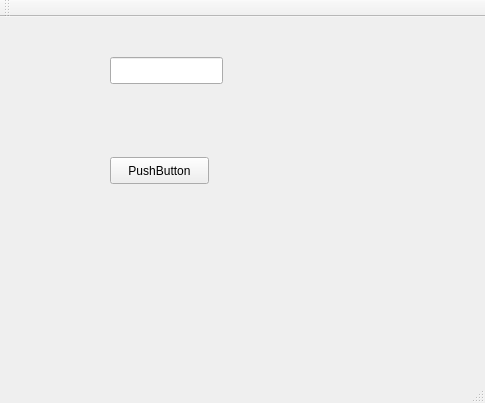
<?xml version="1.0" encoding="UTF-8"?>
<ui version="4.0">
 <class>MainWindow</class>
 <widget class="QMainWindow" name="MainWindow">
  <property name="geometry">
   <rect>
    <x>0</x>
    <y>0</y>
    <width>485</width>
    <height>403</height>
   </rect>
  </property>
  <property name="windowTitle">
   <string>MainWindow</string>
  </property>
  <widget class="QWidget" name="centralWidget">
   <widget class="QLineEdit" name="lineEdit">
    <property name="geometry">
     <rect>
      <x>110</x>
      <y>40</y>
      <width>113</width>
      <height>27</height>
     </rect>
    </property>
   </widget>
   <widget class="QPushButton" name="pushButton">
    <property name="geometry">
     <rect>
      <x>110</x>
      <y>140</y>
      <width>99</width>
      <height>27</height>
     </rect>
    </property>
    <property name="text">
     <string>PushButton</string>
    </property>
   </widget>
  </widget>
  <widget class="QMenuBar" name="menuBar">
   <property name="geometry">
    <rect>
     <x>0</x>
     <y>0</y>
     <width>485</width>
     <height>31</height>
    </rect>
   </property>
  </widget>
  <widget class="QToolBar" name="mainToolBar">
   <attribute name="toolBarArea">
    <enum>TopToolBarArea</enum>
   </attribute>
   <attribute name="toolBarBreak">
    <bool>false</bool>
   </attribute>
  </widget>
  <widget class="QStatusBar" name="statusBar"/>
 </widget>
 <layoutdefault spacing="6" margin="11"/>
 <resources/>
 <connections/>
</ui>
